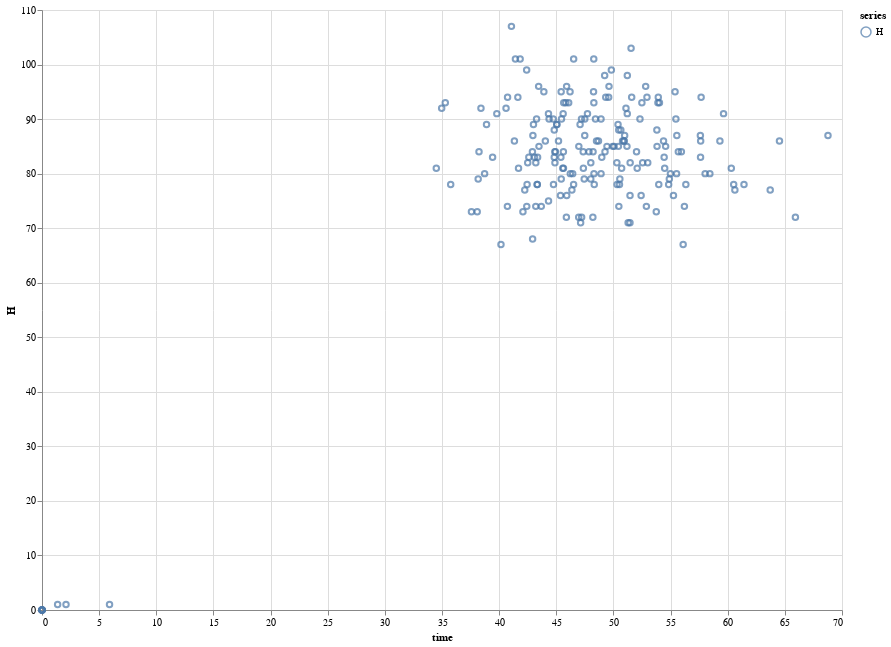

Source (notebook cell):
### Markdown cell above
This is a good candidate for a scatterplot - we plot `H` vs the associated time and get a cloud of points showing the distribution of the peaks of `H` vs time:

### Code cell
peak_H_series = series(value(peak_H_samples.H), "H", {{ style="points" }})
plot("H vs time", [peak_H_series], time(peak_H_samples), "time")

### Figure 1 — Vega-Lite specification as saved in the notebook (floating-point values rounded to 4 significant figures; data arrays with more than 128 entries replaced by an {"elided": "..."} marker saying what was removed)
{"$schema": "https://vega.github.io/schema/vega-lite/v4.json", "data": {"values": {"elided": "200 records"}}, "description": "", "height": 600, "layer": [{"encoding": {"color": {"field": "series", "type": "nominal"}, "x": {"field": "time", "type": "quantitative"}, "y": {"field": "H", "type": "quantitative"}}, "mark": "point"}], "width": 800}
